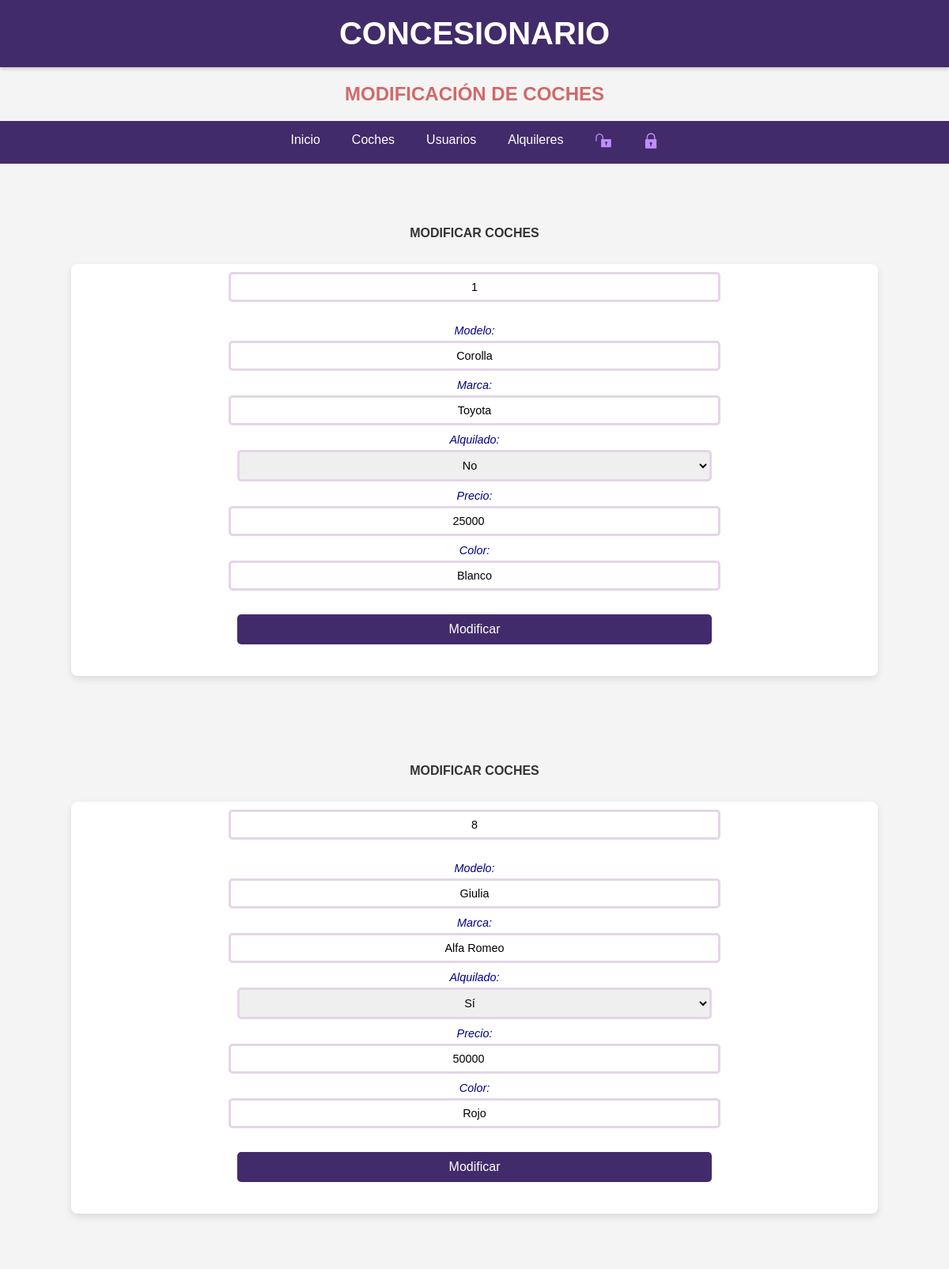
The app's page /Coches/Modificar/C_modificar1.php (signed in) with its own data.
### tables this page shows
CREATE TABLE `coches` (
  `id_coche` int(10) unsigned NOT NULL AUTO_INCREMENT,
  `modelo` varchar(50) DEFAULT NULL,
  `marca` varchar(50) DEFAULT NULL,
  `color` varchar(50) DEFAULT NULL,
  `precio` float DEFAULT NULL,
  `alquilado` tinyint(1) DEFAULT NULL,
  `foto` varchar(300) DEFAULT NULL,
  `Vendedor` int(10) unsigned DEFAULT NULL,
  PRIMARY KEY (`id_coche`),
  KEY `Vendedor` (`Vendedor`),
  CONSTRAINT `coches_ibfk_1` FOREIGN KEY (`Vendedor`) REFERENCES `usuarios` (`id_usuario`)
);

### Coches/Modificar/C_modificar1.php (the view, shortened to what this page needs)
<?php
$tipo = $_SESSION['tipo'];
?>
<!DOCTYPE html>
<html lang="en">
<head>
    <link rel="stylesheet" href="../../Estilos.css">
</head>
    <body>
    <header><h1>CONCESIONARIO</h1></header>
        <h2> MODIFICACIÓN DE COCHES </h2>
    <nav class="nav">
        <ul>
            <li> <a href='../../Index.php'> Inicio </a> </li>
            <li> <a href='../../Coches/Coches.php'> Coches </a>
            </li>
		    <?php if ($tipo == 'Vendedor' ||  $tipo == 'Admin' ||  $tipo == 'Comprador'){
			echo "<li> <a href='../../Usuarios/Usuarios.php'> Usuarios </a>	</li>
		    <li> <a href='../Alquileres.php'> Alquileres </a></li>";  } ?>
            <li>  <a href="../../Log/F_Registrer.php"><img  class="loginn" src="../../Imagenes/login.png"></a>
		    </li>
            <li> <a href='../../Log/Logout.php'> <img  class="loginn" src="../../Imagenes/logout.png"></a>
            </li>
	    </ul>
    </nav><br>
<?php
$servername='localhost';
$username='root';
$password = 'rootroot';
$dbname='concesionario';
$conn= mysqli_connect($servername,$username,$password, $dbname)
or die('Conexión fallida: ' . mysqli_connect_error());
$id_usuario = $_SESSION['iduser'];
$sql = "SELECT * FROM coches WHERE Vendedor = '$id_usuario'";
$result = mysqli_query($conn, $sql);
if (mysqli_num_rows($result) >0 ){
	while($row = mysqli_fetch_assoc($result)){
?>
<div class="main-content">
    <h4>MODIFICAR COCHES</h4>
<div class="form-container">
<form action='C_modificar2.php' method='post' enctype="multipart/form-data">
	<input type='text' readonly name='id_coche' value="<?php echo $row['id_coche']; ?>"><br><br>
        <label for="modelo">Modelo:</label>
        <input type="text" name="modelo" value="<?php echo $row['modelo']; ?>" required><br>
        <label for="marca">Marca:</label>
        <input type="text" name="marca" value="<?php echo $row['marca']; ?>" required><br>
        <label for="alquilado">Alquilado:</label>
        <select name="alquilado">
            <option value="1" <?php if ($row['alquilado'] == '1') echo 'selected'; ?> >Sí</option>
            <option value="0" <?php if ($row['alquilado'] == '0') echo 'selected'; ?> >No</option>
        </select><br>
        <label for="precio">Precio:</label>
        <input type="number" name="precio" value="<?php echo $row['precio']; ?>" required><br>
        <label for="color ">Color:</label>
        <input type="text" name="color" value="<?php echo $row['color']; ?>" required><br>
        <input type="submit" value="Modificar">
    </form>
    </div></div>
</body>
</html>
<?php
}}
?>
</body>
</html>

### Estilos.css (style rules this page uses)
body { font-family: Arial, sans-serif; margin: 0; padding: 0; background-color: #f4f4f4; color: #333; }
header { background-color: #412B6A; color: white; padding: 20px 0; text-align: center; box-shadow: 0 2px 5px rgba(0, 0, 0, 0.2); }
header h1 { margin: 0; font-size: 2.5rem; }
.main-content { padding: 40px 20px; text-align: center; background-color: #f4f4f4; margin: 20px 0; }
.form-container { width: 100%; max-width: 1000px; margin: 30px auto; text-align: center; padding: 10px; background-color: white; border-radius: 8px; box-shadow: 0 4px 10px rgba(0, 0, 0, 0.1); }
.form-container label { display: block; font-size: 0.9rem; margin: 10px 0 5px; }
.form-container input, .form-container select { width: 60%; padding: 8px; margin: auto 0; text-align: center; align-items: center; border: 3px solid #e5d5e7; border-radius: 5px; font-size: 0.9rem; }
.form-container input[type="submit"] { background-color: #412B6A; color: white; border: none; padding: 10px 15px; font-size: 1rem; cursor: pointer; border-radius: 5px; transition: background-color 0.3s; margin: 30px; }
label { text-align: center; font-style: italic; font-family: Arial, sans-serif; color: darkblue; font-size: 10px; }
.nav { display: flex; justify-content: center; background-color: #412B6A; margin: 0; padding: 0; }
.nav ul { list-style: none; margin: 0; padding: 0; display: flex; }
.nav li { position: relative; }
.nav li a { text-decoration: none; padding: 15px 20px; color: white; display: block; transition: background-color 0.3s, color 0.3s; }
.main-content { padding: 20px; text-align: center; }
h2 { color: rgb(209, 105, 105); text-align: center; }
.loginn { width: 20px; height: 20px; }

### records on screen
coches: id_coche "1", modelo "Corolla", marca "Toyota", alquilado "No", precio "25000", color "Blanco"
coches: id_coche "8", modelo "Giulia", marca "Alfa Romeo", alquilado "Sí", precio "50000", color "Rojo"
